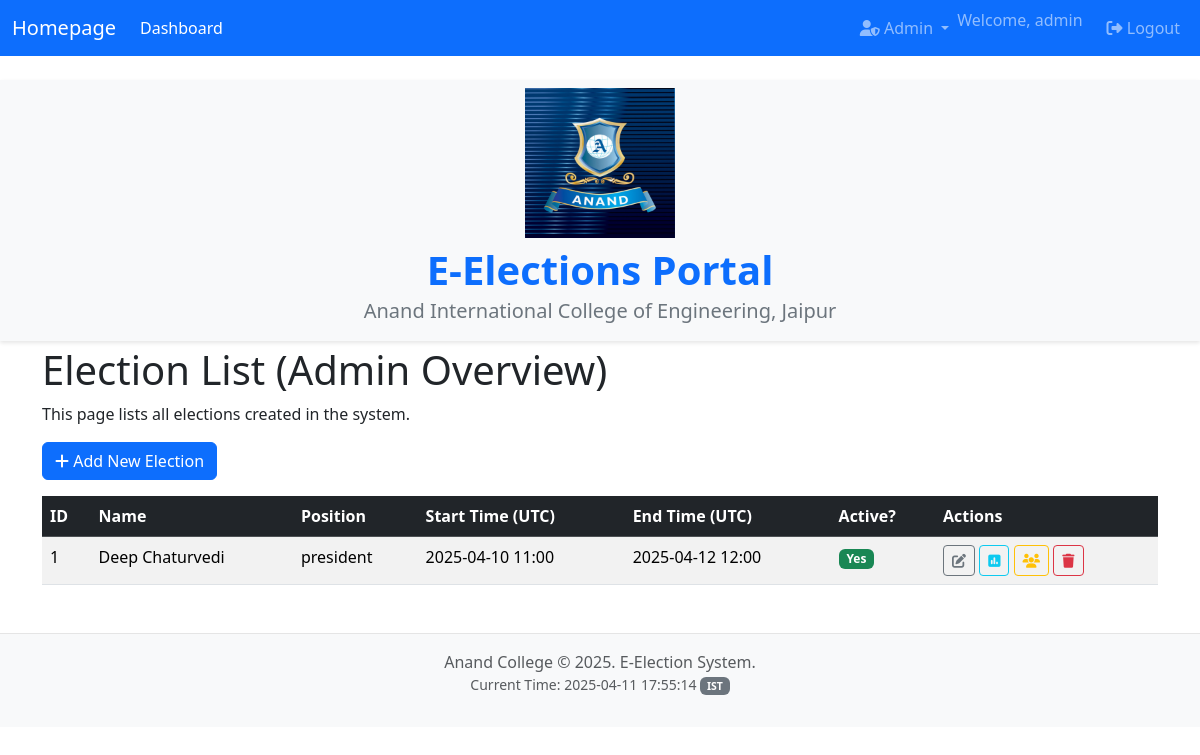
Screenshot of /admin/election_list (signed in) with the database file from the repository.
### models.py (models this page shows, shortened)
class User(UserMixin, db.Model):
    id = db.Column(db.String(50), primary_key=True)
    password_hash = db.Column(db.String(256))
    is_admin = db.Column(db.Boolean, default=False)
    has_voted = db.Column(db.Boolean, default=False)

class Election(db.Model):
    id = db.Column(db.Integer, primary_key=True)
    name = db.Column(db.String(100), nullable=False)
    position = db.Column(db.String(100), nullable=False)
    start_time = db.Column(db.DateTime, default=lambda: datetime.datetime.now(datetime.timezone.utc))
    end_time = db.Column(db.DateTime)
    is_active = db.Column(db.Boolean, default=True)

### app.py (the view)
@app.route('/admin/election_list')
@login_required
@admin_required
def admin_election_list():
     elections = Election.query.order_by(Election.start_time.desc()).all()
     just_created = request.args.get('created', False)
     return render_template('admin/election_list.html',
                            title='All Elections',
                            elections=elections,
                            just_created=just_created)

### app.py (called while the page is built)
@login_manager.user_loader
def load_user(user_id):
    return User.query.get(user_id)

def admin_required(f):
    @wraps(f)
    def decorated_function(*args, **kwargs):
        if not current_user.is_admin:
            flash('You need administrator privileges to access this page.', 'danger')
            return redirect(url_for('index'))
        return f(*args, **kwargs)
    return decorated_function

@app.context_processor
def inject_now():
    kolkata_tz = pytz.timezone('Asia/Kolkata')
    now_time = datetime.datetime.now(kolkata_tz)
    return {'now': now_time}

### templates/admin/election_list.html (shortened to what this page needs)
{% extends "base.html" %}
{% block content %}
    <h1>Election List (Admin Overview)</h1>
    <p>This page lists all elections created in the system.</p>
    <div class="mb-3">
        <a href="{{ url_for('manage_elections') }}#add" class="btn btn-primary"><i class="fas fa-plus"></i> Add New Election</a>
    </div>
    <table class="table table-striped table-hover">
        <thead class="table-dark">
            <tr>
                <th>ID</th>
                <th>Name</th>
                <th>Position</th>
                <th>Start Time (UTC)</th>
                <th>End Time (UTC)</th>
                <th>Active?</th>
                <th>Actions</th>
            </tr>
        </thead>
        <tbody>
            {% for election in elections %}
            <tr>
                <td>{{ election.id }}</td>
                <td>{{ election.name }}</td>
                <td>{{ election.position }}</td>
                <td>{{ election.start_time.strftime('%Y-%m-%d %H:%M') if election.start_time else 'N/A' }}</td>
                <td>{{ election.end_time.strftime('%Y-%m-%d %H:%M') if election.end_time else 'N/A' }}</td>
                <td>
                    {% if election.is_active %}
                        <span class="badge bg-success">Yes</span>
                    {% else %}
                        <span class="badge bg-danger">No</span>
                    {% endif %}
                </td>
                <td>
                    <a href="{{ url_for('manage_elections') }}#edit{{ election.id }}" class="btn btn-sm btn-outline-secondary" title="Edit Election"><i class="fas fa-edit"></i></a>
                    <a href="{{ url_for('results', election_id=election.id) }}" class="btn btn-sm btn-outline-info" title="View Results"><i class="fas fa-poll"></i></a>
                    <a href="{{ url_for('manage_candidates', election_id=election.id) }}" class="btn btn-sm btn-outline-warning" title="Manage Candidates"><i class="fas fa-users"></i></a>
                    <button type="button" class="btn btn-sm btn-outline-danger" title="Delete Election" data-bs-toggle="modal" data-bs-target="#deleteModal{{ election.id }}"><i class="fas fa-trash"></i></button>
                </td>
            </tr>
            {% else %}
            <tr>
                <td colspan="7" class="text-center">No elections found.</td>
            </tr>
            {% endfor %}
        </tbody>
    </table>
{% endblock %}

### templates/base.html (shortened to what this page needs)
<!doctype html>
<html lang="en">
<head>
  <link href="https://cdn.jsdelivr.net/npm/bootstrap@5.3.3/dist/css/bootstrap.min.css" rel="stylesheet">
  <link rel="stylesheet" href="https://cdnjs.cloudflare.com/ajax/libs/font-awesome/6.5.1/css/all.min.css" />
  <link rel="stylesheet" href="{{ url_for('static', filename='css/style.css') }}">
</head>
<body>
  <nav class="navbar navbar-expand-lg navbar-dark bg-primary mb-4">
    <div class="container-fluid">
      <a class="navbar-brand" href="{{ url_for('index') }}">Homepage</a>
      <div class="collapse navbar-collapse" id="navbarNav">
        <ul class="navbar-nav me-auto mb-2 mb-lg-0">
          {% if current_user.is_authenticated %}
            <li class="nav-item">
              <a class="nav-link active" aria-current="page" href="{{ url_for('index') }}">Dashboard</a>
            </li>
          {% endif %}
        </ul>
        <ul class="navbar-nav ms-auto mb-2 mb-lg-0">
           {% if current_user.is_authenticated %}
              {% if current_user.is_admin %}
               <li class="nav-item dropdown">
                  <a class="nav-link dropdown-toggle" href="#" id="adminDropdown" role="button" data-bs-toggle="dropdown" aria-expanded="false">
                    <i class="fas fa-user-shield"></i> Admin
                  </a>
                </li>
              {% endif %}
              <li class="nav-item">
                 <span class="navbar-text me-3">
                   Welcome, {{ current_user.id }}
                 </span>
              </li>
              <li class="nav-item">
                <a class="nav-link" href="{{ url_for('logout') }}"><i class="fas fa-sign-out-alt"></i> Logout</a>
              </li>
           {% endif %}
        </ul>
      </div>
    </div>
  </nav>
  <div class="text-center py-2 college-logo-header">
    <img src="{{ url_for('static', filename='images/anand.jpg') }}" alt="Anand College Logo" height="150">
    <h1 class="mt-2 college-title">E-Elections Portal</h1>
    <h5 class="college-subtitle">Anand International College of Engineering, Jaipur</h5>
  </div>
  <main class="container">
    {% block content %}
    {% endblock %}
  </main>
  <footer class="mt-5 py-3 bg-light text-center">
      <div class="container">
          <span class="text-muted">Anand College &copy; {{ now.year if now else 2025 }}. E-Election System.</span>
          <p class="text-muted small">Current Time: {{ now.strftime('%Y-%m-%d %H:%M:%S') if now else 'N/A' }} <span class="badge bg-secondary">{{ now.tzname() if now else 'UTC' }}</span></p>
      </div>
  </footer>
</body>
</html>

### static/css/style.css (style rules this page uses)
body { padding-bottom: 20px; }
.college-logo-header { background-color: #f8f9fa; padding: 15px 0; box-shadow: 0 2px 4px rgba(0,0,0,0.1); margin-bottom: 5px; }
.college-title { font-size: 2.5rem; font-weight: bold; color: #0d6efd; margin-top: 10px; margin-bottom: 5px; }
.college-subtitle { color: #6c757d; font-weight: normal; margin-bottom: 10px; }
footer { margin-top: 50px; padding: 20px 0; border-top: 1px solid #e5e5e5; }

### rows the page displays
User: id "admin"
Election: id "1", name "Deep Chaturvedi", position "president", start_time "2025-04-10 11:00", end_time "2025-04-12 12:00", is_active "Yes"
